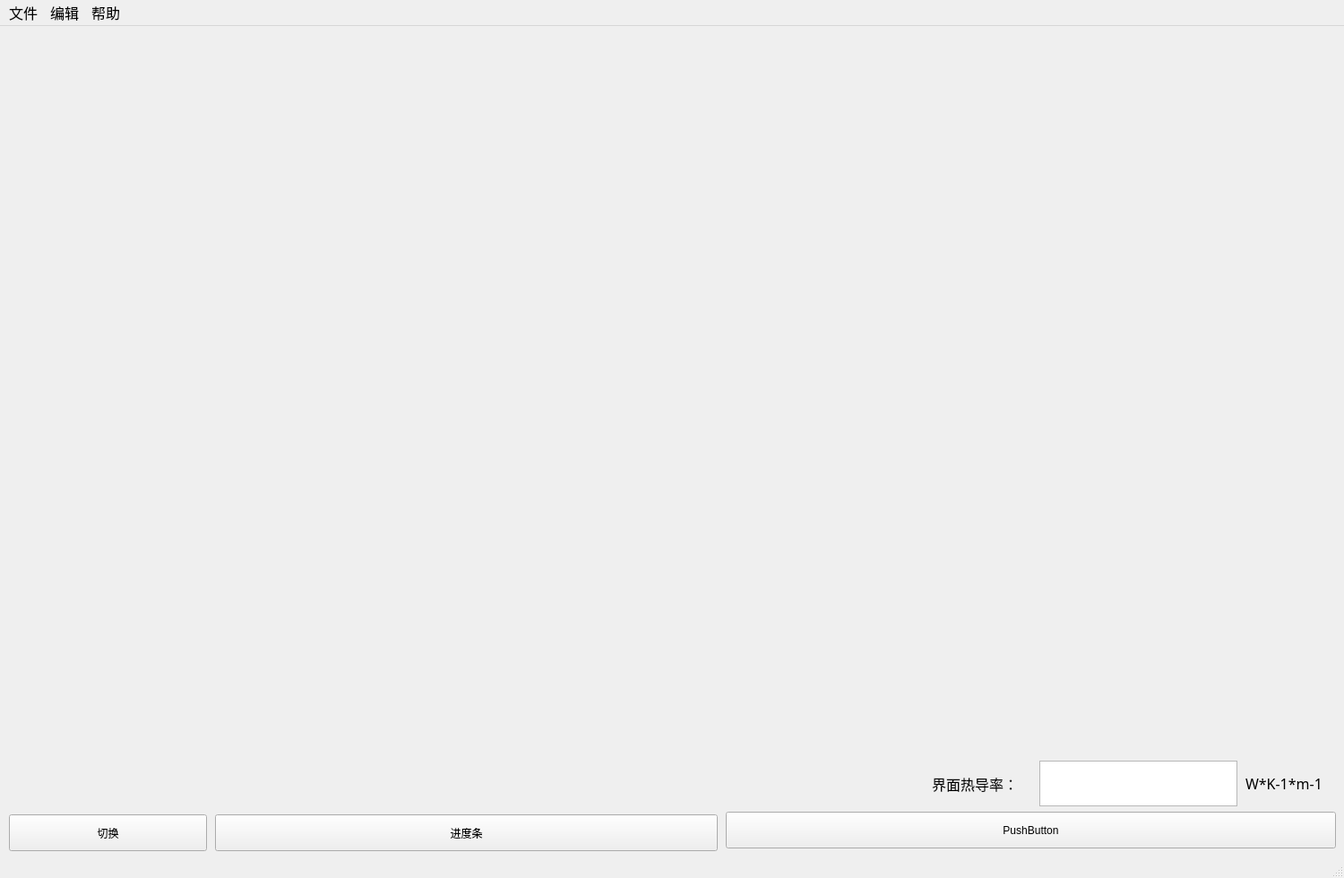
<?xml version="1.0" encoding="UTF-8"?>
<ui version="4.0">
 <class>MainWindow</class>
 <widget class="QMainWindow" name="MainWindow">
  <property name="geometry">
   <rect>
    <x>0</x>
    <y>0</y>
    <width>1500</width>
    <height>980</height>
   </rect>
  </property>
  <property name="windowTitle">
   <string>MainWindow</string>
  </property>
  <widget class="QWidget" name="centralwidget">
   <widget class="QWidget" name="verticalLayoutWidget">
    <property name="geometry">
     <rect>
      <x>0</x>
      <y>0</y>
      <width>1031</width>
      <height>871</height>
     </rect>
    </property>
    <layout class="QVBoxLayout" name="verticalLayout"/>
   </widget>
   <widget class="QWidget" name="verticalLayoutWidget_2">
    <property name="geometry">
     <rect>
      <x>1030</x>
      <y>0</y>
      <width>471</width>
      <height>271</height>
     </rect>
    </property>
    <layout class="QVBoxLayout" name="verticalLayout_2"/>
   </widget>
   <widget class="QWidget" name="verticalLayoutWidget_3">
    <property name="geometry">
     <rect>
      <x>1030</x>
      <y>270</y>
      <width>471</width>
      <height>271</height>
     </rect>
    </property>
    <layout class="QVBoxLayout" name="verticalLayout_3"/>
   </widget>
   <widget class="QWidget" name="verticalLayoutWidget_4">
    <property name="geometry">
     <rect>
      <x>1030</x>
      <y>540</y>
      <width>521</width>
      <height>271</height>
     </rect>
    </property>
    <layout class="QVBoxLayout" name="verticalLayout_4"/>
   </widget>
   <widget class="QLabel" name="label">
    <property name="geometry">
     <rect>
      <x>1040</x>
      <y>830</y>
      <width>111</width>
      <height>31</height>
     </rect>
    </property>
    <property name="font">
     <font>
      <family>宋体</family>
      <pointsize>12</pointsize>
     </font>
    </property>
    <property name="text">
     <string>界面热导率：</string>
    </property>
   </widget>
   <widget class="QTextEdit" name="exp_res_lineEdit_2">
    <property name="geometry">
     <rect>
      <x>1160</x>
      <y>820</y>
      <width>221</width>
      <height>51</height>
     </rect>
    </property>
   </widget>
   <widget class="QLabel" name="label_2">
    <property name="geometry">
     <rect>
      <x>1390</x>
      <y>830</y>
      <width>111</width>
      <height>31</height>
     </rect>
    </property>
    <property name="font">
     <font>
      <family>宋体</family>
      <pointsize>12</pointsize>
     </font>
    </property>
    <property name="text">
     <string>W*K-1*m-1</string>
    </property>
   </widget>
   <widget class="QPushButton" name="pushButton">
    <property name="geometry">
     <rect>
      <x>240</x>
      <y>880</y>
      <width>561</width>
      <height>41</height>
     </rect>
    </property>
    <property name="text">
     <string>进度条</string>
    </property>
   </widget>
   <widget class="QPushButton" name="pushButton_2">
    <property name="geometry">
     <rect>
      <x>810</x>
      <y>877</y>
      <width>681</width>
      <height>41</height>
     </rect>
    </property>
    <property name="text">
     <string>PushButton</string>
    </property>
   </widget>
   <widget class="QPushButton" name="pushButton_3">
    <property name="geometry">
     <rect>
      <x>10</x>
      <y>880</y>
      <width>221</width>
      <height>41</height>
     </rect>
    </property>
    <property name="text">
     <string>切换</string>
    </property>
   </widget>
  </widget>
  <widget class="QMenuBar" name="menubar">
   <property name="geometry">
    <rect>
     <x>0</x>
     <y>0</y>
     <width>1500</width>
     <height>26</height>
    </rect>
   </property>
   <property name="font">
    <font>
     <family>宋体</family>
     <pointsize>12</pointsize>
    </font>
   </property>
   <property name="defaultUp">
    <bool>false</bool>
   </property>
   <widget class="QMenu" name="menu">
    <property name="font">
     <font>
      <family>宋体</family>
      <pointsize>12</pointsize>
     </font>
    </property>
    <property name="title">
     <string>文件</string>
    </property>
    <widget class="QMenu" name="menu_2">
     <property name="title">
      <string>新建</string>
     </property>
     <addaction name="action_set_1"/>
     <addaction name="action_set_2"/>
    </widget>
    <addaction name="menu_2"/>
    <addaction name="action_choose"/>
    <addaction name="action_save"/>
   </widget>
   <widget class="QMenu" name="menu_3">
    <property name="title">
     <string>编辑</string>
    </property>
   </widget>
   <widget class="QMenu" name="menu_4">
    <property name="title">
     <string>帮助</string>
    </property>
   </widget>
   <addaction name="menu"/>
   <addaction name="menu_3"/>
   <addaction name="menu_4"/>
  </widget>
  <widget class="QStatusBar" name="statusbar"/>
  <action name="action_set_1">
   <property name="text">
    <string>新建实验一</string>
   </property>
   <property name="font">
    <font>
     <family>宋体</family>
     <pointsize>10</pointsize>
    </font>
   </property>
  </action>
  <action name="action_set_2">
   <property name="text">
    <string>新建实验二</string>
   </property>
   <property name="font">
    <font>
     <family>宋体</family>
     <pointsize>10</pointsize>
    </font>
   </property>
  </action>
  <action name="action_choose">
   <property name="text">
    <string>打开</string>
   </property>
  </action>
  <action name="action_save">
   <property name="text">
    <string>另存为</string>
   </property>
  </action>
 </widget>
 <resources/>
 <connections/>
</ui>
